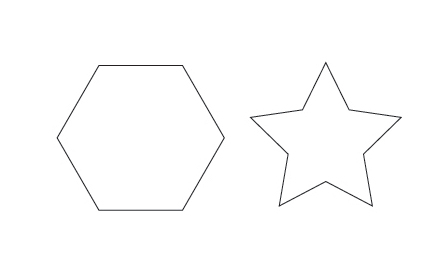
#> input picture images/assignment2/Regular-Shapes.jpg, 446 x 271 px
$ python assignment3-SIFT.py   (Python 2 division)
#> lines starting #> are read from the running program, lines starting #| are printed output that depends on the picture
### scripts/Harris.py
import cv2
import numpy as np
from scipy.signal import convolve2d
import scipy.ndimage.filters as filters


class HarrisCorner:
    def __init__(self, sigma, image):
        self.sigma = sigma
        self.image = np.matrix(image, copy=True, dtype=np.float32)
        self.supressedCorners = []
        self.gradientX = []
        self.gradientY = []
        self.cornerIndex = []
        self.cornerIndexsupressed = []
        self.responseMat = np.zeros(image.shape)
        self.cornersImage = np.zeros(image.shape)

    def __findGradients__(self):
        # Calulate the Gradient of the image in X,Y directions
        # gradientHKernel = np.array([ [ -1 , 0 , 1 ] ,
        #                              [ -1 , 0 , 1 ] ,
        #                              [ -1 , 0 , 1 ] ])

        gradientHKernel = np.array([[-1, 0, 1],
                                    [-2, 0, 2],
                                    [-1, 0, 1]])
        self.gradientX = convolve2d(self.image, gradientHKernel, mode='same')
        self.gradientY = convolve2d(self.image, gradientHKernel.transpose(), mode='same')

    def __calcHarrisMat__(self):
        self.__findGradients__()
        # [4 lines of commented-out code are left out]
        gaussianKernel1D = cv2.getGaussianKernel(3, self.sigma)
        window = gaussianKernel1D * gaussianKernel1D.transpose()
        # window = np.array([ [ 1 , 1 , 1 ] ,
        #                     [ 1 , 1 , 1 ] ,
        #                     [ 1 , 1 , 1 ] ])

        gradXSquared = self.gradientX * self.gradientX
        gradYSquared = self.gradientY * self.gradientY
        gradXgradY = self.gradientX * self.gradientY

        # Calculate the summation of the window's value ( IxIx, IyIy, IxIy)

        mIxIx = convolve2d(gradXSquared, window, mode='same')
        mIyIy = convolve2d(gradYSquared, window, mode='same')
        mIxIy = convolve2d(gradXgradY, window, mode='same')

        # Calculate the |M|
        detOfMatrix = (mIxIx * mIyIy) - (mIxIy * mIxIy)
        # Calculate the trace()
        traceOfMatrix = mIxIx + mIyIy

        self.responseMat = detOfMatrix - 0.05 * traceOfMatrix * traceOfMatrix
        # self.responseMat = detOfMatrix / ( traceOfMatrix * traceOfMatrix )

    def findCorners(self, threshold):
        self.__calcHarrisMat__()
        # self.__localMaxima__()
        corners = []
        for row in range(self.responseMat.shape[0]):
            for col in range(self.responseMat.shape[1]):
                if self.responseMat[row][col] >= threshold:
                    corners.append((row, col))
                    self.cornersImage[row][col] = self.responseMat[row, col]

        self.cornerIndex = np.array(corners)
        # return self.cornerIndex
    def localMaxima(self, windowSize):
        # Find the local Max in the window windowSize
        imageRow = self.cornersImage.shape[0]
        imageCol = self.cornersImage.shape[1]
        halfWin = int( windowSize/2 )
        corners = []
        for (row, col) in self.cornerIndex:
            if (row > halfWin+1 and row < (imageRow - halfWin-1) and col > halfWin+1 and col < (imageCol -halfWin-1) ):
                imageSec = self.cornersImage[ (row-halfWin) : (row+halfWin) , (col-halfWin) : (col+halfWin) ]
                imageSec = np.matrix( imageSec, copy= True )
                maxIdx = imageSec.argmax()
                rMax, cMax = np.unravel_index( maxIdx, imageSec.shape )
                # print rMax, cMax
                rMax = row + rMax - halfWin
                cMax = col + cMax - halfWin
                corners.append((rMax, cMax))
                # print imageSec
        self.cornerIndexsupressed = np.array(corners)

        # Remove Redundant Corners, that appear in local Maximum suppression
        nonRedundCorners = []
        for itr in range( 1, self.cornerIndexsupressed.shape[0] ):
            currRow = self.cornerIndexsupressed[itr, 0]
            currCol = self.cornerIndexsupressed[itr, 1]
            if( nonRedundCorners.count(( currRow, currCol )) == 0 ):
                nonRedundCorners.append(( currRow, currCol ))
        self.cornerIndexsupressed = np.array( nonRedundCorners )
        return self.cornerIndexsupressed

def getResponseMat(self):
    return self.responseMat

### scripts/mySIFT.py
import numpy as np
from scipy.signal import convolve2d
import cv2


class mySIFT :
    def __init__( self , image , corners  ) :
        self.image = image
        self.corners = corners
        self.magnitude = []
        self.phaseImage = []
        self.__calculateGradients__()
        self.features = []

    def __calculateGradients__( self ):
        # 1- Get gradient magnitude and  gradient phase  of image
        sobelHKernel = np.array([[-1, 0, 1],
                                 [-2, 0, 2],
                                 [-1, 0, 1]])

        gradientX = convolve2d( self.image, sobelHKernel, mode='same')
        gradientY = convolve2d( self.image, sobelHKernel.transpose(), mode='same')
        self.magnitude = np.sqrt( np.square(gradientX) + np.square(gradientY))

        phaseImage = np.arctan2( gradientY, gradientX) * (180.0 / np.pi)

        # 2-Sampling  the angle histogram to 36 bins
        self.phaseImage = ((10 * np.round(phaseImage / 10.0)) + 180) % 360

    def __featureDescription__(self):

        for corner in self.corners :
            row = corner[0]
            col = corner[1]

            # Check if boundaries are exceeded.
            if( row + 7 >= self.image.shape[0]  or
                row - 8 <= 0 or
                col + 7 >= self.image.shape[1]  or
                col - 8 <= 0 ) :
                continue


            featureMagnitude = self.magnitude[(row-8):(row+8) ,(col-8):(col+8) ]
            featureMagnitude = np.matrix( featureMagnitude , copy = True )

            gaussianKernel1D = cv2.getGaussianKernel(16, 1.5)
            gaussianKernel2D = gaussianKernel1D * gaussianKernel1D.transpose()

            gaussianKernel2DNormalized=gaussianKernel2D / np.amax(gaussianKernel2D)

            #3- Weight the gradients magnitude by 16x16 gaussian kernel

            featureMagnitudeWeighted = featureMagnitude * gaussianKernel2DNormalized

            featurePhase = self.phaseImage[ (row-8):(row+8) , (col-8):(col+8) ]
            featurePhase =  np.matrix( featurePhase , copy = True )

            # 4- Get the main orientation of the patch at max gradient magnitude
            gradientMagnitudes = self.__getGradientsMagnitudes__(featurePhase,featureMagnitudeWeighted,36)

            dominantAngle = np.argmax(gradientMagnitudes) * 10 # Get index of angle so we multiply by 10 to get the corresponding angle
            print "Dominant Angle for feature at corner ", corner, "=", dominantAngle

            #5- Subtract the dominant angle from feature phase
            featurePhaseAdjusted = featurePhase - dominantAngle
            #6- Down sampling the 36-bin to 8-bin
            featurePhase8Bin = ((45 * np.round(featurePhaseAdjusted / 45.0)) ) % 360

            #7- Get gradient for angle histogram (8 bins)
            featureDesc = []
            for i in range(0, 13, 4):
                for k in range(0, 4):
                    featurePhaseQuad = featurePhase8Bin[i:i + 4, 4 * k: 4 * (k + 1)]
                    featureMagnitudeWeightedQuad = featureMagnitudeWeighted[i:i + 4, 4 * k: 4 * (k + 1)]
                    featureVector = self.__getGradientsMagnitudes__(featurePhaseQuad, featureMagnitudeWeightedQuad, 8)
                    featureDesc = featureDesc + featureVector       # the plus  operator  concatinates two vectors

            if max(featureDesc) != 0:
                 featureDesc /= max(featureDesc)
            self.features.append(featureDesc)

    # Get gradient at defined angles
    def __getGradientsMagnitudes__(self, phase, magnitude, bins):
        gradientMagnitudes1 = []
        angles = range(0, 360, 360/bins)  # [0 10 20 30,,,,,,,,350] or [0 45 90 .......315]
        for angle in angles:
            indices = np.where(phase == angle)
            gradients = np.sum(magnitude[indices])
            gradientMagnitudes1.append(gradients)
        return gradientMagnitudes1

    def getSIFTDescriptors(self):
        self.__featureDescription__()
        return self.features

### scripts/FeatureMatching.py
import cv2
import numpy as np

class FeatureMatcher:
    def __init__(self, features1,corners1, features2,corners2):
        self.features1 =features1
        self.features2 =features2
        self.corners1 = corners1
        self.corners2 = corners2
        self.matchingCorners2 = []
        self.result = []
        self.__SSD__()


    def __SSD__(self) :
        result = []
        for feature1 in self.features1 :
            for feature2 in self.features2 :
                ssd = np.sum((feature1-feature2)**2)
                result.append(ssd)

        # reshape SSD list  into a matrix
        # Compare 10 features from each image
        ssdMatrix = np.reshape(result, (10,10))

        # Get minimum SSD along each row
        minIndices = ssdMatrix.argmin(axis=1)

        # Add each matching feature at corresponding min index to   result
        for index in minIndices :
            self.matchingCorners2.append(self.corners2[index])
        self.result = [self.corners1 , self.matchingCorners2]

    def getMatchingPoints(self):
        return self.result

### assignment3-p2/assignment3-SIFT.py
import cv2
import numpy as np
import copy as cp
from matplotlib import pyplot as plt
from os import listdir
from os.path import isfile, join
import numpy as np
from scipy import ndimage
import sys

sys.path.append('../scripts')

from Harris import HarrisCorner
from mySIFT import mySIFT
from FeatureMatching import FeatureMatcher

imageColor = cv2.imread('../images/assignment2/Regular-Shapes.jpg')
#> imageColor is the input picture: shape (271, 446, 3); mean B, G, R 253.1, 253, 253
imageGray = cv2.imread('../images/assignment2/Regular-Shapes.jpg', 0)
#> imageGray: shape (271, 446); min 31, max 255, mean 253


imageRotatedGray = ndimage.rotate(imageGray,30)
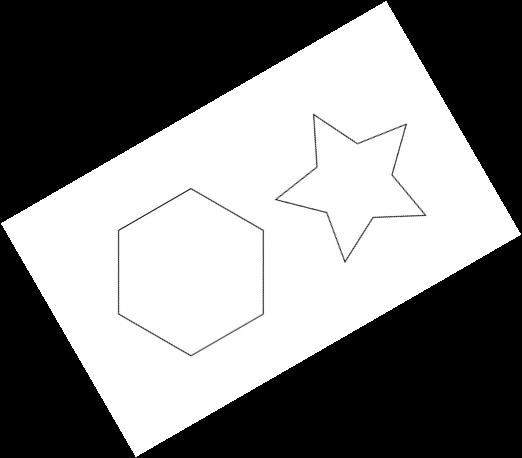
#> imageRotatedGray: shape (458, 522); min 0, max 255, mean 127.1
imageRotatedColor = imageRotatedGray

# get current time before harris
start = cv2.getTickCount()

harrisCorners = HarrisCorner( 0.5, imageGray )
harrisCorners.findCorners( 100000 )
#> in __calcHarrisMat__, `traceOfMatrix = mIxIx + mIyIy`:
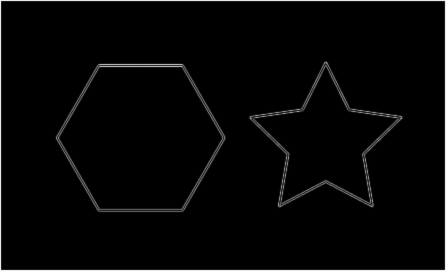
#> traceOfMatrix: shape (271, 446) float64; min 0, max 899326.4, mean 19725.7; drawn with min black and max white
#> in __calcHarrisMat__, `self.responseMat = detOfMatrix - 0.05 * traceOfMatrix * traceOfMatrix`:
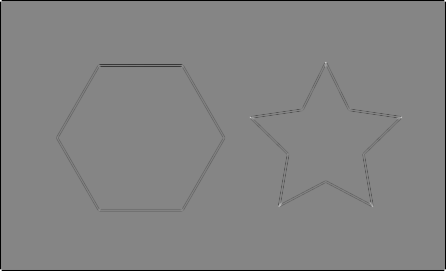
#> self.responseMat: shape (271, 446) float64; min -3.35e+10, max 3.04e+10, mean -519951996.9; drawn with min black and max white
#> after the loop in findCorners, `for row in range(self.responseMat.shape[0]):`: corners = 136 pairs, first value 0 to 270, second value 0 to 445
#> in findCorners, `self.cornerIndex = np.array(corners)`: self.cornerIndex has the same summary as corners
cornerIndexOrig = harrisCorners.localMaxima( 19)
#> the loop in localMaxima, `for (row, col) in self.cornerIndex:` made 136 passes
#> (row, col, maxIdx, rMax, cMax) on passes 9 to 20: (60, 324, 208, 62, 325), (60, 325, 207, 62, 325), (60, 326, 206, 62, 325), (61, 324, 190, 62, 325), (61, 325, 189, 62, 325), (61, 326, 188, 62, 325), (62, 325, 171, 62, 325), (62, 326, 170, 62, 325), (63, 325, 153, 62, 325), (63, 326, 152, 62, 325), (64, 97, 191, 65, 99), (64, 183, 223, 67, 181)
#> (maxIdx, rMax, cMax) on passes 61 to 66: (155, 117, 250), (154, 117, 250), (152, 117, 250), (151, 117, 250), (150, 117, 250), (149, 117, 250)
#> after the loop in localMaxima, `for (row, col) in self.cornerIndex:`: corners = 120 pairs, first value 62 to 210, second value 57 to 401
#> in localMaxima, `self.cornerIndexsupressed = np.array(corners)`: self.cornerIndexsupressed has the same summary as corners
#> the loop in localMaxima, `for itr in range( 1, self.cornerIndexsupressed.shape[0] ):` made 119 passes
#> (currRow, currCol) on passes 1 to 12: (62, 325), (62, 325), (62, 325), (62, 325), (62, 325), (62, 325), (62, 325), (62, 325), (62, 325), (65, 99), (67, 181), (62, 325)
#> after the loop in localMaxima, `for itr in range( 1, self.cornerIndexsupressed.shape[0] ):`: nonRedundCorners = [(62, 325), (65, 99), (67, 181), (107, 301), (109, 349), (117, 250), (117, 401), (137, 57), (137, 221), (154, 287), (154, 363), (184, 325), (205, 279), (206, 372), (210, 99), (210, 181)]
#> in localMaxima, `self.cornerIndexsupressed = np.array( nonRedundCorners )`: self.cornerIndexsupressed = 16 rows, first 8: [62, 325], [65, 99], [67, 181], [107, 301], [109, 349], [117, 250], [117, 401], [137, 57]
#> cornerIndexOrig has the same summary as self.cornerIndexsupressed in localMaxima
# get current time after harris
end = cv2.getTickCount()

time = (end - start)/ cv2.getTickFrequency()
print "Time taken by harris" , time , "seconds"

print "corners" ,cornerIndexOrig
#> (printed output is left out)
print "type" , type(cornerIndexOrig)
#| type <class 'numpy.ndarray'>
print len(cornerIndexOrig)
#| 16

SIFT1 = mySIFT( imageGray , cornerIndexOrig[0:10])
#> in __init__, `self.corners = corners`: self.corners = [[62, 325], [65, 99], [67, 181], [107, 301], [109, 349], [117, 250], [117, 401], [137, 57], [137, 221], [154, 287]]
#> in __calculateGradients__, `phaseImage = np.arctan2( gradientY, gradientX) * (180.0 / np.pi)`:
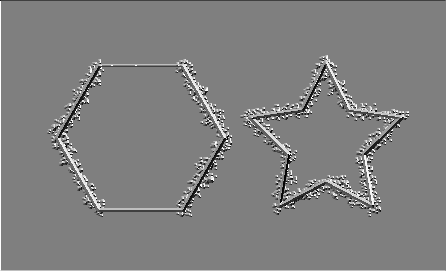
#> phaseImage: shape (271, 446) float64; min -179.5, max 180, mean 1.2; drawn with min black and max white
# features of size no*features * feature-desc
features1 = SIFT1.getSIFTDescriptors()
#> the loop in __featureDescription__, `for corner in self.corners :` made 10 passes
#> (row, col, dominantAngle) on passes 1 to 5: (62, 325, 200), (65, 99, 30), (67, 181, 270), (107, 301, 80), (109, 349, 140)
#| Dominant Angle for feature at corner  [ 62 325] = 200
#| Dominant Angle for feature at corner  [65 99] = 30
#| Dominant Angle for feature at corner  [ 67 181] = 270
#| Dominant Angle for feature at corner  [107 301] = 80
#| Dominant Angle for feature at corner  [109 349] = 140
#| Dominant Angle for feature at corner  [117 250] = 140
#| Dominant Angle for feature at corner  [117 401] = 40
#| Dominant Angle for feature at corner  [137  57] = 150
#> (further printed lines are left out)

print "No of features descriptors of original image  " ,len(features1) , "of size : " , len(features1[0])
#| No of features descriptors of original image   10 of size :  128

# Rotated Image

harrisCorners = HarrisCorner( 0.5, imageRotatedGray )
harrisCorners.findCorners(100000)
#> in __calcHarrisMat__ (call 2), `self.responseMat = detOfMatrix - 0.05 * traceOfMatrix * traceOfMatrix`:
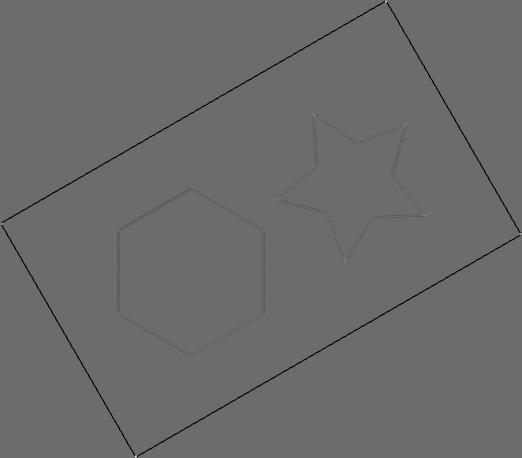
#> self.responseMat: shape (458, 522) float64; min -5.24e+10, max 7.09e+10, mean -398928353.5; drawn with min black and max white
cornerIndexRotated = harrisCorners.localMaxima( 19)
#> the loop in localMaxima (call 2), `for (row, col) in self.cornerIndex:` made 159 passes
#> (row, col) on passes 1 to 3: (0, 385), (0, 386), (0, 387)

print imageRotatedGray.shape, cornerIndexRotated.shape
#| (458, 522) (20, 2)

SIFT2= mySIFT( imageRotatedGray , cornerIndexRotated[0:10] )
#> in __calculateGradients__ (call 2), `self.magnitude = np.sqrt( np.square(gradientX) + np.square(gradientY))`:
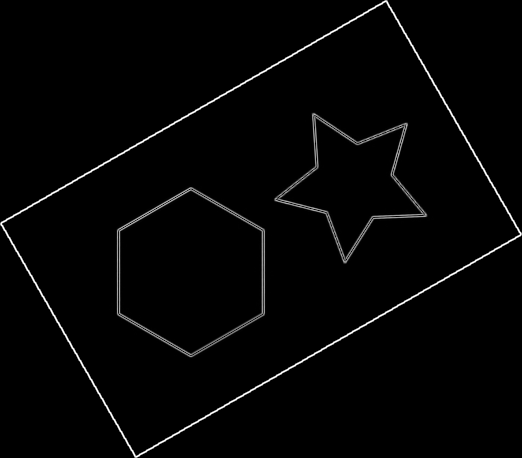
#> self.magnitude: shape (458, 522) float64; min 0, max 1140.4, mean 20.3; drawn with min black and max white
#> in __calculateGradients__ (call 2), `phaseImage = np.arctan2( gradientY, gradientX) * (180.0 / np.pi)`:
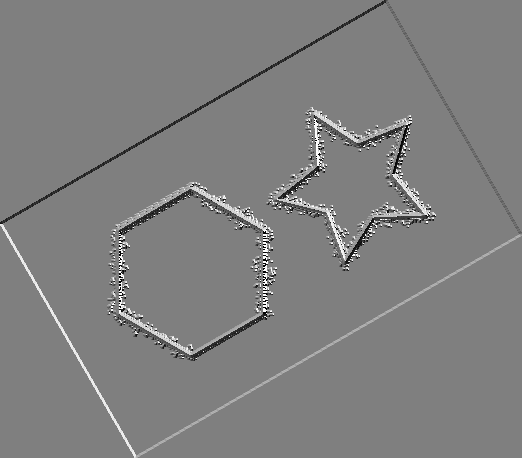
#> phaseImage: shape (458, 522) float64; min -179.9, max 180, mean 0.4; drawn with min black and max white
# features of size no*features * feature-desc [ n x 1]
features2=SIFT2.getSIFTDescriptors()
#> the loop in __featureDescription__ (call 2), `for corner in self.corners :` made 10 passes
#> corner on passes 1 to 10: [114, 313], [124, 406], [126, 403], [137, 373], [143, 357], [170, 312], [175, 392], [191, 190], [199, 275], [215, 425]
#| Dominant Angle for feature at corner  [114 313] = 180
#| Dominant Angle for feature at corner  [124 406] = 20
#| Dominant Angle for feature at corner  [126 403] = 190
#| Dominant Angle for feature at corner  [137 373] = 250
#| Dominant Angle for feature at corner  [143 357] = 290
#| Dominant Angle for feature at corner  [170 312] = 230
#| Dominant Angle for feature at corner  [175 392] = 190
#| Dominant Angle for feature at corner  [191 190] = 240
#> (further printed lines are left out)

print "No of features descriptors  of Rotated Image" ,len(features2) , "of size : " , len(features2[0])
#| No of features descriptors  of Rotated Image 10 of size :  128

# feature Matching

myMatcher = FeatureMatcher(features1,cornerIndexOrig[0:10],features2,cornerIndexRotated[0:10])
#> the loop in __SSD__, `for feature1 in self.features1 :` made 10 passes
#> the loop in __SSD__, `for index in minIndices :` made 10 passes
#> index on passes 2 to 10: 0, 7, 5, 7, 0, 1, 0, 7, 0
matchingPoints=myMatcher.getMatchingPoints()
print "matching Points " , type(matchingPoints),len(matchingPoints)
#| matching Points  <class 'list'> 2
print "matching Points " , matchingPoints[0],len(matchingPoints[0])
#| matching Points  [[ 62 325]
#|  [ 65  99]
#|  [ 67 181]
#|  [107 301]
#|  [109 349]
#|  [117 250]
#|  [117 401]
#|  [137  57]
#|  [137 221]
#|  [154 287]] 10
print "matching Points " , matchingPoints[1],len(matchingPoints[1])
#| matching Points  [array([114, 313]), array([114, 313]), array([191, 190]), array([170, 312]), array([191, 190]), array([114, 313]), array([124, 406]), array([114, 313]), array([191, 190]), array([114, 313])] 10

m1 = matchingPoints[0]
m2 = matchingPoints[1]
cornerTest=m1.tolist()
cornerTest2=m2

for index in cornerTest:
    x = index[1]
    y = index[0]
    cv2.drawMarker( imageColor, (x,y), (255,0,0), markerSize=30 )
#> this loop made 10 passes

cv2.namedWindow('image',cv2.WINDOW_NORMAL)
cv2.imshow('image', imageColor)


for index in cornerTest2:
    x = index[1]
    y = index[0]
    cv2.drawMarker( imageRotatedColor, (x,y), (0,255,0), markerSize=30 )
#> this loop made 10 passes

cv2.namedWindow('image Rotated',cv2.WINDOW_NORMAL)
cv2.imshow('image Rotated', imageRotatedColor)

# test matching
# matchedFeatures = myMatcher.getMatchingFeatures()
# print "matched features",matchedFeatures

cv2.waitKey(0)
cv2.destroyAllWindows()

$ run again, with images/assignment2/Apple2.jpg copied over images/assignment2/Regular-Shapes.jpg
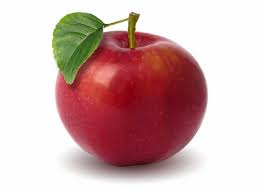
#> input picture images/assignment2/Apple2.jpg, 259 x 194 px
#> imageColor is the input picture: shape (194, 259, 3); mean B, G, R 177.3, 178.2, 210
#> after the loop in findCorners, `for row in range(self.responseMat.shape[0]):`: corners = 2495 pairs, first value 0 to 193, second value 0 to 258
#> self.cornerIndex has the same summary as corners
#> the loop in localMaxima, `for (row, col) in self.cornerIndex:` made 2495 passes
#> (row, col, maxIdx, rMax, cMax) on passes 12 to 19: (11, 70, 257, 16, 66), (11, 128, 227, 14, 130), (11, 138, 226, 14, 139), (12, 66, 243, 16, 66), (12, 93, 320, 20, 98), (12, 127, 315, 20, 127), (12, 128, 314, 20, 127), (12, 132, 214, 14, 139)
#> after the loop in localMaxima, `for (row, col) in self.cornerIndex:`: corners = 2476 pairs, first value 14 to 164, second value 52 to 200
#> in localMaxima, `self.cornerIndexsupressed = np.array(corners)`: self.cornerIndexsupressed has the same summary as corners
#> the loop in localMaxima, `for itr in range( 1, self.cornerIndexsupressed.shape[0] ):` made 2475 passes
#> (currRow, currCol) on passes 1 to 3: (14, 130), (14, 139), (16, 66)
#> after the loop in localMaxima, `for itr in range( 1, self.cornerIndexsupressed.shape[0] ):`: nonRedundCorners = 169 pairs, first value 14 to 164, second value 52 to 200
#> in localMaxima, `self.cornerIndexsupressed = np.array( nonRedundCorners )`: self.cornerIndexsupressed has the same summary as nonRedundCorners
#> cornerIndexOrig has the same summary as nonRedundCorners in localMaxima
#> (printed output is left out)
#| type <class 'numpy.ndarray'>
#| 169
#> self.corners = [[14, 130], [14, 139], [16, 66], [20, 98], [20, 127], [16, 67], [14, 72], [21, 127], [21, 60], [18, 90]]
#> the loop in __featureDescription__, `for corner in self.corners :` made 10 passes
#> (printed output is left out)
#| No of features descriptors of original image   10 of size :  128
#> self.image: shape (298, 321) float32
#> self.gradientX: shape (298, 321) float64
#> self.gradientY: shape (298, 321) float64
#> gradXSquared: shape (298, 321) float64
#> gradYSquared: shape (298, 321) float64
#> gradXgradY: shape (298, 321) float64
#> mIxIx: shape (298, 321) float64
#> mIyIy: shape (298, 321) float64
#> mIxIy: shape (298, 321) float64
#> detOfMatrix: shape (298, 321) float64
#> traceOfMatrix: shape (298, 321) float64
#> in __calcHarrisMat__ (call 2), `self.responseMat = detOfMatrix - 0.05 * traceOfMatrix * traceOfMatrix`:
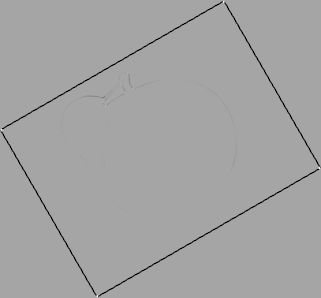
#> self.responseMat: shape (298, 321) float64; min -5.18e+10, max 2.8e+10, mean -556239957.2; drawn with min black and max white
#> the loop in localMaxima (call 2), `for (row, col) in self.cornerIndex:` made 2432 passes
#> (row, col) on passes 1 to 3: (0, 222), (0, 223), (0, 224)
#| (298, 321) (168, 2)
#> gradientX: shape (298, 321) int64
#> gradientY: shape (298, 321) int64
#> self.magnitude: shape (298, 321) float64
#> in __calculateGradients__ (call 2), `phaseImage = np.arctan2( gradientY, gradientX) * (180.0 / np.pi)`:
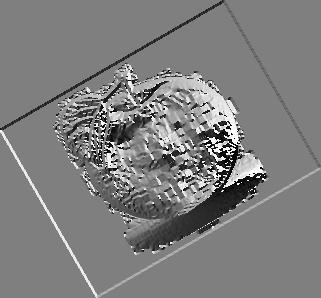
#> phaseImage: shape (298, 321) float64; min -179.8, max 180, mean -1.2; drawn with min black and max white
#> self.phaseImage: shape (298, 321) float64
#> the loop in __featureDescription__ (call 2), `for corner in self.corners :` made 10 passes
#> corner on passes 1 to 8: [73, 127], [74, 121], [83, 120], [84, 120], [78, 187], [88, 133], [81, 163], [81, 198]
#> (printed output is left out)
#| No of features descriptors  of Rotated Image 10 of size :  128
#> the loop in __SSD__, `for feature1 in self.features1 :` made 10 passes
#> the loop in __SSD__, `for index in minIndices :` made 10 passes
#> index on passes 2, 3, 4, 5, 9: 4, 6, 6, 7, 6
#| matching Points  <class 'list'> 2
#| matching Points  [[ 14 130]
#|  [ 14 139]
#|  [ 16  66]
#|  [ 20  98]
#|  [ 20 127]
#|  [ 16  67]
#> (further printed lines are left out)
#| matching Points  [array([ 74, 121]), array([ 78, 187]), array([ 81, 163]), array([ 81, 163]), array([ 81, 198]), array([ 81, 163]), array([ 81, 163]), array([ 81, 198]), array([ 81, 163]), array([ 90, 202])] 10
#> the loop `for index in cornerTest:` made 10 passes
#> the loop `for index in cornerTest2:` made 10 passes
